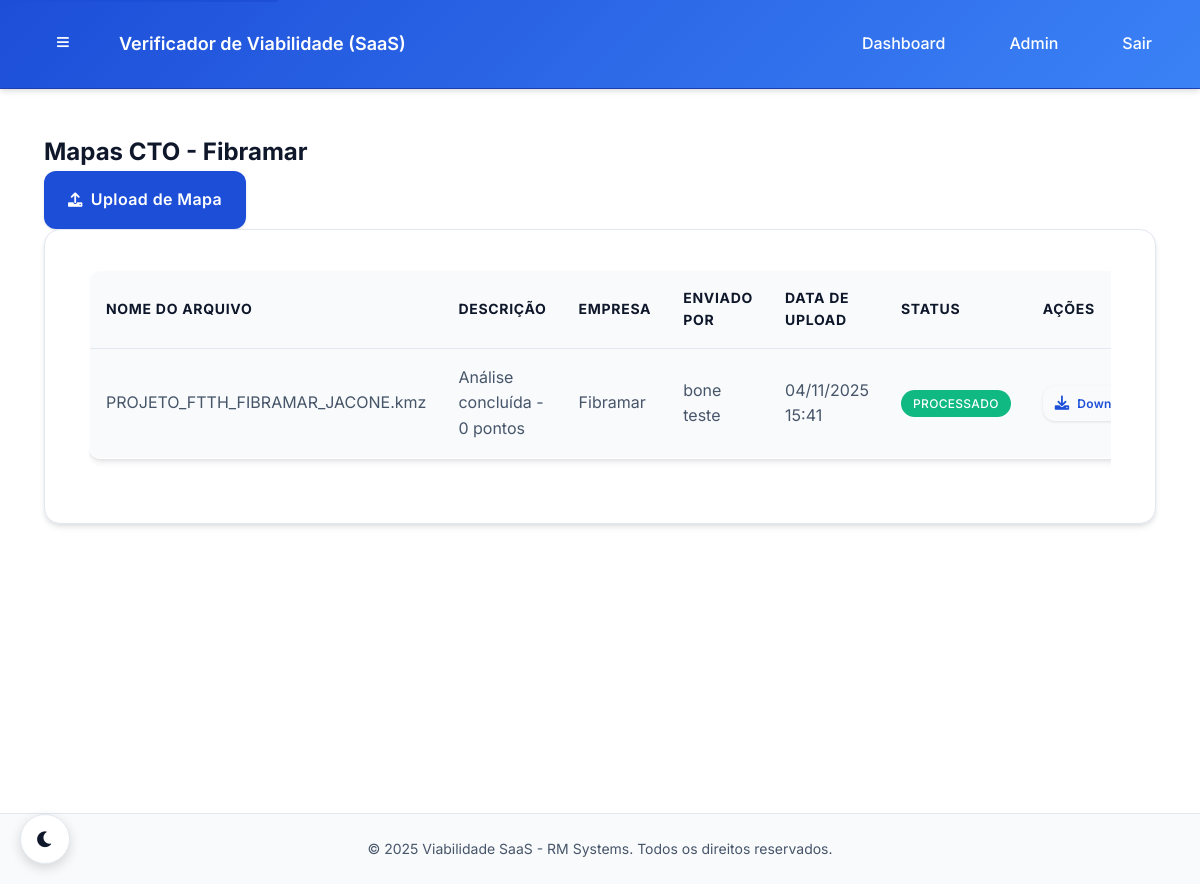
The page /fibramar/painel/mapas/ (signed in) on the database its author committed.
### core/models.py (models this page shows, shortened)
class Company(models.Model):
    name = models.CharField(max_length=200, verbose_name="Nome da Empresa")
    slug = models.SlugField(max_length=200, unique=True, verbose_name="Slug", help_text="URL amigável para a empresa")
    cnpj = models.CharField(max_length=18, unique=True, verbose_name="CNPJ")
    email = models.EmailField(verbose_name="E-mail da Empresa")
    phone = models.CharField(max_length=20, blank=True, verbose_name="Telefone")
    address = models.TextField(blank=True, verbose_name="Endereço")
    is_active = models.BooleanField(default=True, verbose_name="Ativa")
    created_at = models.DateTimeField(auto_now_add=True, verbose_name="Criada em")
    updated_at = models.DateTimeField(auto_now=True, verbose_name="Atualizada em")
    class Meta:
        verbose_name = "Empresa"
        verbose_name_plural = "Empresas"
        ordering = ['name']

class CTOMapFile(models.Model):
    FILE_TYPES = [
        ('kml', 'KML'),
        ('kmz', 'KMZ'),
        ('csv', 'CSV'),
        ('xls', 'XLS'),
        ('xlsx', 'XLSX'),
    ]
    PROCESSING_STATUS = [
        ('pending', 'Pendente'),
        ('processing', 'Processando'),
        ('completed', 'Concluído'),
        ('failed', 'Falhou'),
    ]
    file = models.FileField(upload_to="cto_maps/", verbose_name="Arquivo")
    description = models.CharField(max_length=255, blank=True, verbose_name="Descrição")
    file_type = models.CharField(max_length=10, choices=FILE_TYPES, default='csv', verbose_name="Tipo de Arquivo")
    company = models.ForeignKey(
        Company,
        on_delete=models.CASCADE,
        related_name='cto_maps',
        verbose_name="Empresa"
    )
    uploaded_by = models.ForeignKey(
        CustomUser,
        on_delete=models.CASCADE,
        related_name='uploaded_maps',
        verbose_name="Enviado por"
    )
    uploaded_at = models.DateTimeField(auto_now_add=True, verbose_name="Enviado em")
    processing_status = models.CharField(
        max_length=20,
        choices=PROCESSING_STATUS,
        default='pending',
        verbose_name="Status de Processamento"
    )
    is_processed = models.BooleanField(default=False, verbose_name="Processado")
    processed_at = models.DateTimeField(null=True, blank=True, verbose_name="Processado em")
    analysis_id = models.CharField(max_length=100, blank=True, verbose_name="ID da Análise")
    viability_score = models.IntegerField(null=True, blank=True, verbose_name="Score de Viabilidade")
    processing_time = models.FloatField(null=True, blank=True, verbose_name="Tempo de Processamento (s)")
    analysis_results = models.JSONField(default=dict, blank=True, verbose_name="Resultados da Análise")
    issues_found = models.JSONField(default=list, blank=True, verbose_name="Problemas Encontrados")
    recommendations = models.JSONField(default=list, blank=True, verbose_name="Recomendações")
    file_size = models.BigIntegerField(null=True, blank=True, verbose_name="Tamanho do Arquivo (bytes)")
    coordinates_count = models.IntegerField(null=True, blank=True, verbose_name="Número de Coordenadas")
    updated_at = models.DateTimeField(auto_now=True, verbose_name="Atualizado em")
    class Meta:
        verbose_name = "Mapa CTO"
        verbose_name_plural = "Mapas CTO"
        ordering = ['-uploaded_at']
        indexes = [
            models.Index(fields=['company', 'processing_status']),
            models.Index(fields=['uploaded_by', 'uploaded_at']),
            models.Index(fields=['file_type', 'is_processed']),
        ]
    @property
    def file_name(self):
        return os.path.basename(self.file.name) if self.file else ""

class CustomUser(AbstractUser):
    USER_ROLES = [
        ('RM', 'Administrador RM'),  # Você e o Bone
        ('COMPANY_ADMIN', 'Administrador da Empresa'),  # Admin da empresa cliente
        ('COMPANY_USER', 'Usuário da Empresa'),  # Usuário comum da empresa
    ]
    role = models.CharField(
        max_length=20,
        choices=USER_ROLES,
        default='COMPANY_USER',
        verbose_name="Função"
    )
    company = models.ForeignKey(
        Company,
        on_delete=models.CASCADE,
        null=True,
        blank=True,
        related_name='users',
        verbose_name="Empresa"
    )
    phone = models.CharField(max_length=20, blank=True, verbose_name="Telefone")
    created_at = models.DateTimeField(auto_now_add=True, verbose_name="Criado em")
    updated_at = models.DateTimeField(auto_now=True, verbose_name="Atualizado em")
    class Meta:
        verbose_name = "Usuário"
        verbose_name_plural = "Usuários"
    @property
    def is_rm_admin(self):
        return self.role == 'RM' or self.is_superuser
    @property
    def is_company_admin(self):
        return self.role == 'COMPANY_ADMIN'
    def get_full_name(self):
        if self.first_name and self.last_name:
            return f"{self.first_name} {self.last_name}"
        return self.username

### core/views.py (the view)
@login_required
@company_access_required(require_admin=True)
def company_map_list(request, company_slug):
    if not (request.user.is_company_admin or request.user.is_rm_admin or request.user.is_superuser):
        return HttpResponseForbidden()
    company = get_object_or_404(Company, slug=company_slug)
    if not (request.user.is_rm_admin or request.user.is_superuser) and request.user.company != company:
        return HttpResponseForbidden()
    maps = CTOMapFile.objects.filter(company=company)
    return render(request, 'company/maps/list.html', {'maps': maps, 'company': company})

### core/permissions.py (called while the page is built, shortened)
def company_access_required(require_admin=False, allow_user_role=True):
    def decorator(view_func):
        @wraps(view_func)
        def _wrapped(request, *args, **kwargs):
            user = request.user
            if user.is_authenticated and (getattr(user, 'is_rm_admin', False) or getattr(user, 'is_superuser', False)):
                return view_func(request, *args, **kwargs)
        return _wrapped
    return decorator

### templates/company/maps/list.html (shortened to what this page needs)
{% extends 'base.html' %}
{% block content %}
<div class="container-fluid">
    <div class="row">
        <div class="col-12">
            <div class="d-flex justify-content-between align-items-center mb-4">
                <h2>Mapas CTO - {{ company.name }}</h2>
                <a href="{% url 'company:ftth_viewer:index' company_slug=company.slug %}" class="btn btn-primary">
                    <i class="fas fa-upload"></i> Upload de Mapa
                </a>
            </div>
            {% if maps %}
            <div class="card">
                <div class="card-body">
                    <div class="table-responsive">
                        <table class="table table-striped">
                            <thead>
                                <tr>
                                    <th>Nome do Arquivo</th>
                                    <th>Descrição</th>
                                    <th>Empresa</th>
                                    <th>Enviado por</th>
                                    <th>Data de Upload</th>
                                    <th>Status</th>
                                    <th>Ações</th>
                                </tr>
                            </thead>
                            <tbody>
                                {% for map in maps %}
                                <tr>
                                    <td>{{ map.file_name }}</td>
                                    <td>{{ map.description|default:"-" }}</td>
                                    <td>{{ map.company.name|default:"-" }}</td>
                                    <td>{{ map.uploaded_by.get_full_name|default:map.uploaded_by.username }}</td>
                                    <td>{{ map.uploaded_at|date:"d/m/Y H:i" }}</td>
                                    <td>
                                        <span class="badge {% if map.is_processed %}badge-success{% else %}badge-secondary{% endif %}">
                                            {% if map.is_processed %}Processado{% else %}Pendente{% endif %}
                                        </span>
                                    </td>
                                    <td>
                                        <a href="{% url 'company:map_download' company.slug map.id %}" class="btn btn-sm btn-outline-primary">
                                            <i class="fas fa-download"></i> Download
                                        </a>
                                    </td>
                                </tr>
                                {% endfor %}
                            </tbody>
                        </table>
                    </div>
                </div>
            </div>
            {% else %}
            <div class="alert alert-info">
                <i class="fas fa-info-circle"></i> Nenhum mapa CTO encontrado.
            </div>
            {% endif %}
        </div>
    </div>
</div>
{% endblock %}

### static/css/theme_colors.css (style rules this page uses)
:root { --rm-primary: #1D4ED8; --rm-primary-dark: #1E40AF; --rm-primary-light: #3B82F6; --rm-primary-50: #EFF6FF; --rm-primary-100: #DBEAFE; --rm-gray-900: #0F172A; --rm-gray-800: #1E293B; --rm-gray-700: #334155; --rm-gray-600: #475569; --rm-gray-500: #64748B; --rm-gray-400: #94A3B8; --rm-gray-300: #CBD5E1; --rm-gray-200: #E2E8F0; --rm-gray-100: #F1F5F9; --rm-gray-50: #F8FAFC; --rm-white: #FFFFFF; --rm-black: #000000; --rm-success: #10B981; --rm-success-dark: #059669; --rm-warning: #F59E0B; --rm-warning-dark: #D97706; --rm-error: #EF4444; --rm-error-dark: #DC2626; --rm-info: #3B82F6; --rm-gradient-primary: linear-gradient(135deg, #1D4ED8 0%, #3B82F6 100%); --rm-gradient-secondary: linear-gradient(135deg, #F8FAFC 0%, #EFF6FF 100%); --rm-gradient-dark: linear-gradient(135deg, #0F172A 0%, #1E293B 100%); --rm-shadow-sm: 0 1px 2px 0 rgba(15, 23, 42, 0.05); --rm-shadow: 0 4px 6px -1px rgba(15, 23, 42, 0.1), 0 2px 4px -1px rgba(15, 23, 42, 0.06); --rm-shadow-md: 0 10px 15px -3px rgba(15, 23, 42, 0.1), 0 4px 6px -2px rgba(15, 23, 42, 0.05); --rm-shadow-lg: 0 20px 25px -5px rgba(15, 23, 42, 0.1), 0 10px 10px -5px rgba(15, 23, 42, 0.04); --rm-shadow-xl: 0 25px 50px -12px rgba(15, 23, 42, 0.25); --rm-border-radius-sm: 0.25rem; --rm-border-radius-md: 0.5rem; --rm-border-radius-lg: 0.75rem; --rm-border-radius-xl: 1rem; --rm-border-radius-full: 9999px; --rm-bg-primary: var(--rm-white); --rm-bg-secondary: var(--rm-gray-50); --rm-bg-tertiary: var(--rm-gray-100); --rm-bg-accent: var(--rm-primary-50); --rm-text-primary: var(--rm-gray-900); --rm-text-secondary: var(--rm-gray-600); --rm-text-tertiary: var(--rm-gray-500); --rm-text-inverse: var(--rm-white); --rm-border-primary: var(--rm-gray-200); --rm-border-secondary: var(--rm-gray-300); --rm-border-accent: var(--rm-primary-100); --rm-card-bg: var(--rm-white); --rm-card-border: var(--rm-gray-200); --rm-card-shadow: var(--rm-shadow); --rm-input-bg: var(--rm-white); --rm-input-border: var(--rm-gray-300); --rm-input-focus: var(--rm-primary); --rm-button-primary: var(--rm-primary); --rm-button-primary-hover: var(--rm-primary-dark); --rm-button-secondary: var(--rm-gray-100); --rm-button-secondary-hover: var(--rm-gray-200); --rm-nav-bg: var(--rm-white); --rm-nav-border: var(--rm-gray-200); --rm-nav-shadow: var(--rm-shadow-sm); --rm-sidebar-bg: var(--rm-gray-50); --rm-sidebar-border: var(--rm-gray-200); --rm-header-bg: var(--rm-gradient-primary); --rm-header-border: var(--rm-primary-dark); --rm-header-shadow: var(--rm-shadow); --rm-footer-bg: var(--rm-gray-50); --rm-footer-border: var(--rm-gray-200); --rm-footer-text: var(--rm-gray-600); }
* { transition: background-color 0.3s ease, border-color 0.3s ease, color 0.3s ease, box-shadow 0.3s ease; }

### static/css/global.css (style rules this page uses)
body { background-color: var(--rm-bg-primary); color: var(--rm-text-primary); transition: background-color 0.3s ease, color 0.3s ease; }

### templates/base.html (style rules this page uses)
.card, .upload-area { margin: 0 auto; }
.row { display: flex; flex-wrap: wrap; margin: 0 -15px; }
.row > [class*="col-"] { padding: 0 15px; box-sizing: border-box; }

### rows shown on the page
Company: name "Fibramar"
CTOMapFile: file_name "PROJETO_FTTH_FIBRAMAR_JACONE.kmz", description "Análise concluída - 0 pontos", company.name "Fibramar", uploaded_by.get_full_name "bone teste", uploaded_at "04/11/2025 15:41", is_processed "PROCESSADO"
